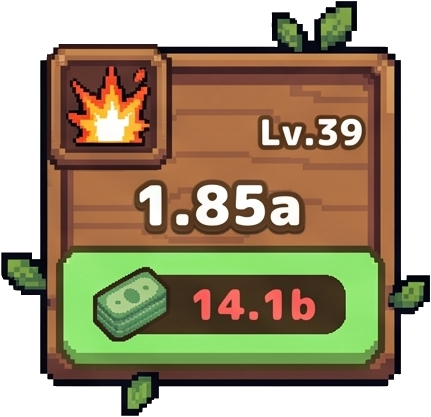
#> input picture tools/_build/UI/card_1.png, 431 x 417 px
$ python bgcut.py _build/UI/card_1.png 5 5
#> lines starting #> are read from the running program, lines starting #| are printed output that depends on the picture; after the words box and inside, x2 and y2 are one past the last pixel; in counts of white or black regions, pixels touching at a corner belong together
#> in load, returned value is the input picture: shape (417, 431, 4); mean R, G, B, A 90.1, 77.6, 49.5, 182.6
# -*- coding: utf-8 -*-
"""흰 배경 시트에서 배경만 투명하게 만드는 공통 함수 + 덩어리(그림) 위치 분석.
사용: python tools/bgcut.py <시트.png> [최소면적]  → 덩어리 목록 출력, tools/_preview/<이름>_boxes.png 저장
"""
import sys, os
import numpy as np
import cv2

def cut_white(rgba, tol=26):
    """가장자리에서 이어진 흰색(밝은 회색 포함)만 지운다. 그림 안쪽 흰색(눈·닭 털)은 외곽선 덕에 남는다."""
    a = rgba.copy()
    h, w = a.shape[:2]
    rgb = np.ascontiguousarray(a[..., :3])
    # 밝은 칸 = 배경 후보
    light = (rgb.min(-1) >= 255 - tol).astype(np.uint8)
    mask = np.zeros((h + 2, w + 2), np.uint8)
    fillimg = light.copy()
    # 가장자리의 배경 후보에서 채우기
    seeds = [(x, 0) for x in range(0, w, 7)] + [(x, h - 1) for x in range(0, w, 7)] + \
            [(0, y) for y in range(0, h, 7)] + [(w - 1, y) for y in range(0, h, 7)]
    for (x, y) in seeds:
        if fillimg[y, x] == 1:
            cv2.floodFill(fillimg, mask, (x, y), 2, flags=4)
    bg = fillimg == 2
    # 경계의 옅은 테두리(흰색과 섞인 픽셀) 한 겹 더 지우기
    soft = rgb.min(-1) >= 200
    k = np.ones((3, 3), np.uint8)
    for _ in range(2):
        grow = cv2.dilate(bg.astype(np.uint8), k).astype(bool)
        bg = bg | (grow & soft)
    a[..., 3] = np.where(bg, 0, a[..., 3])
    a[bg, :3] = 0
    return a

def components(alpha, min_area=400, close=0):
#> called with min_area = 5, close = 5
    m = (alpha > 0).astype(np.uint8)
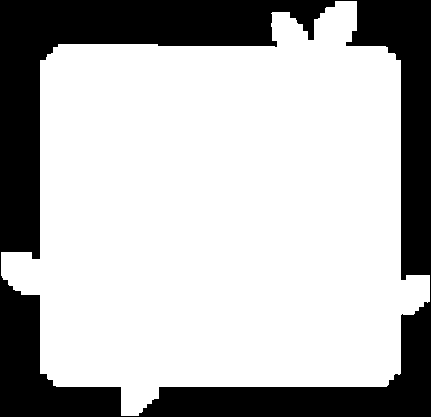
#> m: shape (417, 431); values 0 (black) and 1 (white), 71.6% white; 1 black region, box (x1, y1, x2, y2) and area: (0, 0, 431, 417) 51017
    if close:
        m = cv2.dilate(m, np.ones((close, close), np.uint8))
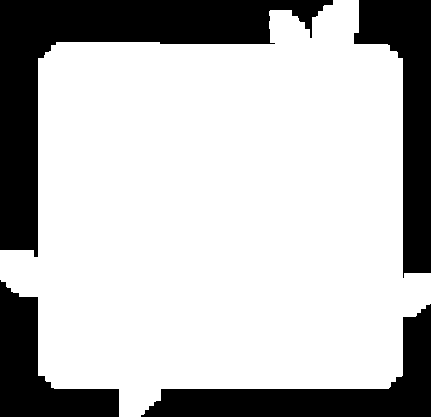
#> m: shape (417, 431); values 0 (black) and 1 (white), 73.6% white; 4 black regions, box (x1, y1, x2, y2) and area: (0, 0, 333, 257) 20558, (141, 304, 431, 417) 10019, (354, 0, 431, 278) 9769, (0, 280, 119, 417) 7137
    n, lab, st, _ = cv2.connectedComponentsWithStats(m, connectivity=8)
#> n = 2; st = [[0, 0, 431, 417, 47483], [0, 0, 431, 417, 132244]]
    out = []
    for i in range(1, n):
        x, y, w, h, area = st[i]
        if area >= min_area:
            out.append((int(x), int(y), int(w), int(h), int(area)))
#> this loop made 1 pass
#> after the loop, out = [(0, 0, 431, 417, 132244)]
    out.sort(key=lambda b: (b[1] // 120, b[0]))
    return out

def load(path):
    from PIL import Image
    return np.array(Image.open(path).convert('RGBA'))

if __name__ == '__main__':
    from PIL import Image, ImageDraw
    p = sys.argv[1]
    mn = int(sys.argv[2]) if len(sys.argv) > 2 else 400
    close = int(sys.argv[3]) if len(sys.argv) > 3 else 0
    a = load(p)
    if a[..., 3].min() > 0:
        a = cut_white(a)
    bx = components(a[..., 3], mn, close)
#> bx = [(0, 0, 431, 417, 132244)]
    for b in bx:
        print(b)
#> this loop made 1 pass
#| (0, 0, 431, 417, 132244)
    im = Image.fromarray(a)
    bg = Image.new('RGBA', im.size, (90, 90, 120, 255)); bg.alpha_composite(im)
#> after `bg = Image.new('RGBA', im.size, (90, 90, 120, 255))`:
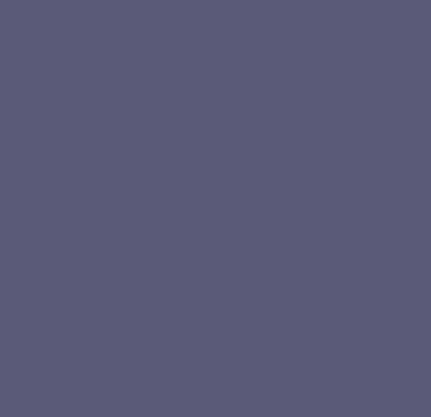
#> bg: PIL image 431x417 RGBA; mean R, G, B, A 90, 90, 120, 255
#> after `bg.alpha_composite(im)`:
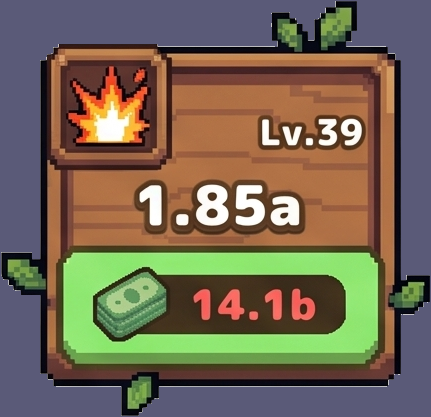
#> bg: PIL image 431x417 RGBA; mean R, G, B, A 115.7, 103.2, 83.6, 255
    d = ImageDraw.Draw(bg)
    for i, (x, y, w, h, _) in enumerate(bx):
        d.rectangle([x, y, x + w, y + h], outline=(255, 0, 0, 255), width=3)
        d.text((x + 4, y + 4), str(i), fill=(255, 255, 0, 255))
#> this loop made 1 pass
#> (x, y, w, h) on pass 1: (0, 0, 431, 417)
    os.makedirs(os.path.join(os.path.dirname(__file__), '_preview'), exist_ok=True)
    bg.thumbnail((1000, 1000))
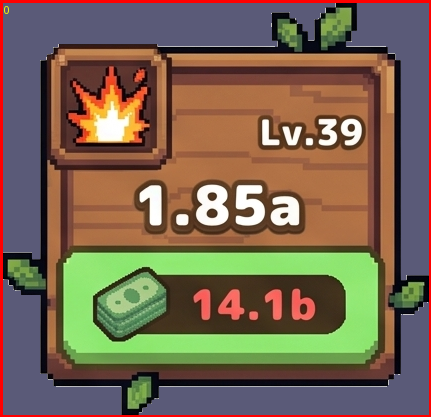
#> bg: PIL image 431x417 RGBA; mean R, G, B, A 119.6, 101.1, 80.8, 255
    out = os.path.join(os.path.dirname(__file__), '_preview', os.path.splitext(os.path.basename(p))[0] + '_boxes.png')
    bg.convert('RGB').save(out)
    print('saved', out, len(bx))
#| saved tools/_preview/card_1_boxes.png 1

$ run again, on tools/_build/UI/panel_big.png
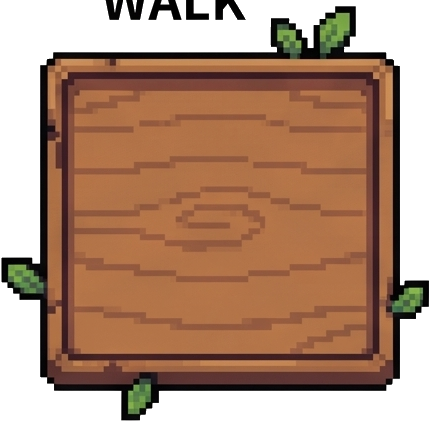
#> input picture tools/_build/UI/panel_big.png, 430 x 422 px
#> in load, returned value is the input picture: shape (422, 430, 4); mean R, G, B, A 101.1, 66, 44.1, 181.4
#> in components, `n, lab, st, _ = cv2.connectedComponentsWithStats(m, connectivity=8)`:
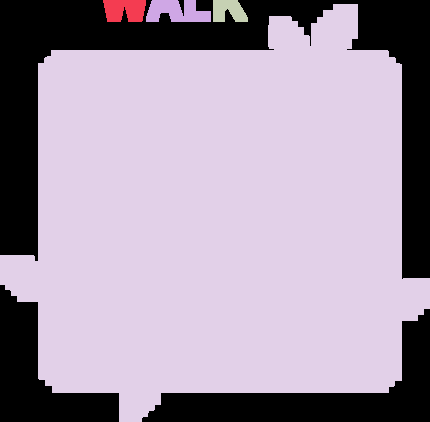
#> lab: shape (422, 430) int32; 5 distinct labels, from 0 to 4; one colour per label, 0 black
#> n = 5; st = [[0, 0, 430, 422, 47929], [103, 0, 43, 22, 808], [146, 0, 65, 22, 1070], [213, 0, 35, 22, 595], [0, 4, 430, 418, 131058]]
#> the loop in components, `for i in range(1, n):` made 4 passes
#> after the loop in components, `for i in range(1, n):`: out = [(103, 0, 43, 22, 808), (146, 0, 65, 22, 1070), (213, 0, 35, 22, 595), (0, 4, 430, 418, 131058)]
#> bx = [(0, 4, 430, 418, 131058), (103, 0, 43, 22, 808), (146, 0, 65, 22, 1070), (213, 0, 35, 22, 595)]
#> the loop `for b in bx:` made 4 passes
#> (printed output is left out)
#> the loop `for i, (x, y, w, h, _) in enumerate(bx):` made 4 passes
#> (x, y, w, h) on passes 1 to 4: (0, 4, 430, 418), (103, 0, 43, 22), (146, 0, 65, 22), (213, 0, 35, 22)
#> `bg.thumbnail((1000, 1000))`:
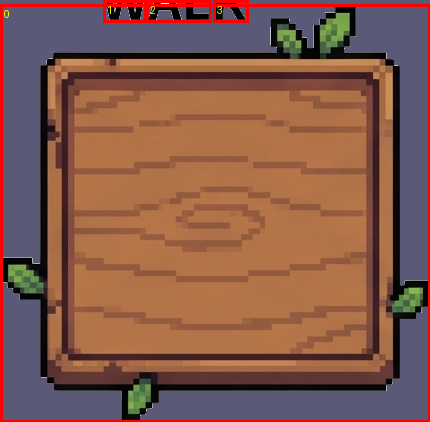
#> bg: PIL image 430x422 RGBA; mean R, G, B, A 132.2, 89.6, 75.5, 255
#| saved tools/_preview/panel_big_boxes.png 4
